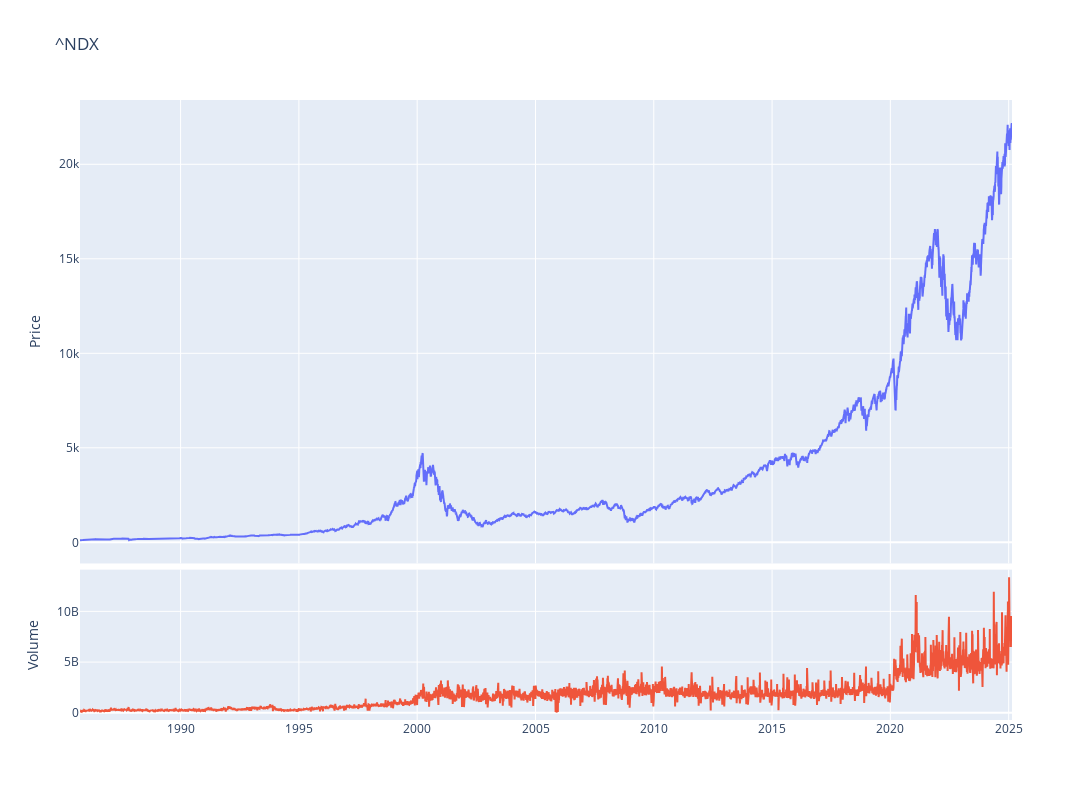

Write notebook code for a chart like this one.
### Code cell
fig = make_subplots(rows=4, cols=1,shared_xaxes=True,vertical_spacing=0.01,specs=[[{'rowspan':3,'colspan':1}],[None],[None],[{'rowspan':1,'colspan':1}]])

# Graph (1,1)
fig.add_trace(go.Scatter(x=stock_ticker.index,y=stock_ticker['Adj Close'],mode="lines",name=f"{ticker}"),row=1, col=1)
# Update xaxis properties
fig.update_yaxes(title_text="Price", row=1, col=1)

# Graph (4,1)
fig.add_trace(go.Scatter(x=stock_ticker.index,y=stock_ticker['Volume'],mode="lines",name='Volume'),row=4, col=1)
fig.update_yaxes(title_text="Volume", row=4, col=1)

fig.update_layout(height=800, width=1300,showlegend=False,title=f"{ticker}")

fig.show()

### Figure 1 — Plotly figure (JSON) as saved in the notebook; plotly's stock layout.template omitted (floating-point values rounded to 4 significant figures; data arrays with more than 128 entries replaced by an {"elided": "..."} marker saying what was removed)
{"data": [{"mode": "lines", "name": "^NDX", "type": "scatter", "x": {"elided": "9926 str values"}, "xaxis": "x", "y": {"elided": "9926 float values"}, "yaxis": "y"}, {"mode": "lines", "name": "Volume", "type": "scatter", "x": {"elided": "9926 str values"}, "xaxis": "x2", "y": {"elided": "9926 int values"}, "yaxis": "y2"}], "layout": {"height": 800, "showlegend": false, "title": {"text": "^NDX"}, "width": 1300, "xaxis": {"anchor": "y", "domain": [0, 1], "matches": "x2", "showticklabels": false}, "xaxis2": {"anchor": "y2", "domain": [0, 1]}, "yaxis": {"anchor": "x", "domain": [0.2525, 1], "title": {"text": "Price"}}, "yaxis2": {"anchor": "x2", "domain": [0, 0.2425], "title": {"text": "Volume"}}}}
